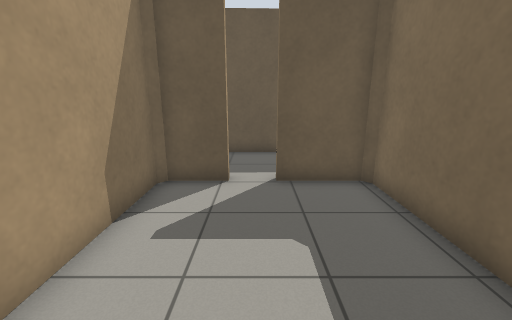
view 1 (above)

19 first-person views from a walk through a robot-simulator world made for Gazebo. The camera is 1.2 m above the floor, tilts 14° down and sees 90° across. The floor is counted in squares, 0.5 m on a side. Each view is taken from the middle of a square. On the plan, view 1 faces up. The plan holds only what a view shows up to about 17 squares ahead; the rest is blank.

view 2
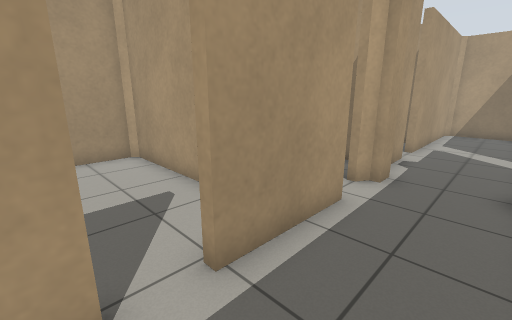

view 3
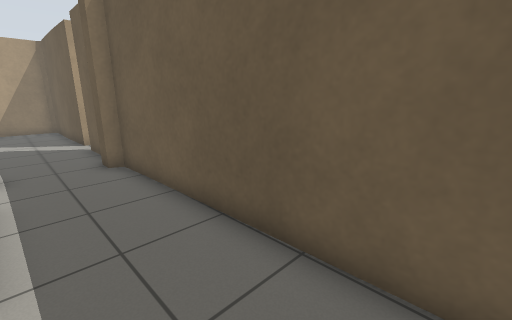

view 4
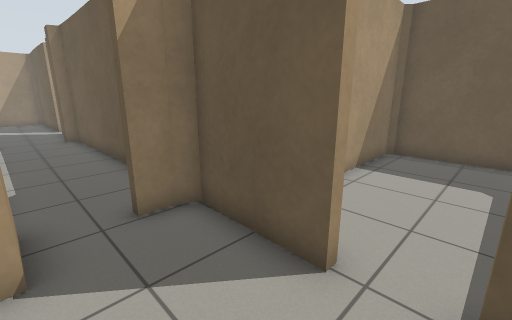

view 5
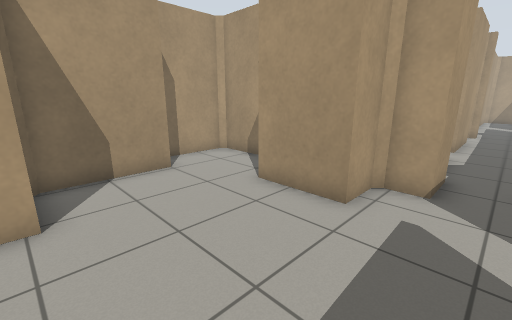

view 6
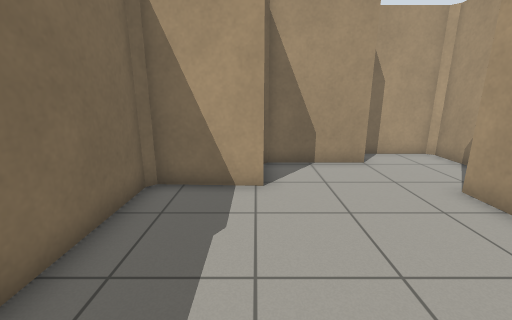

view 7
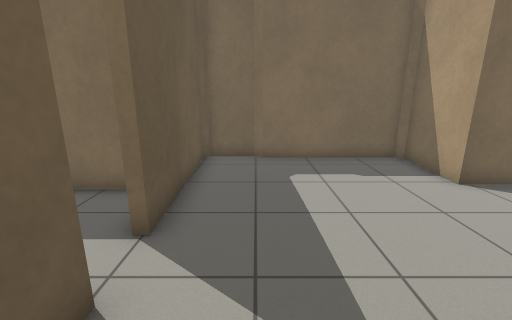

view 8
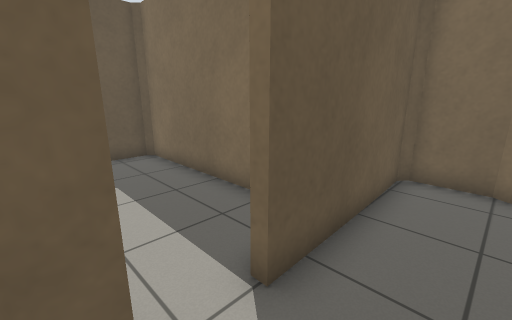

view 9
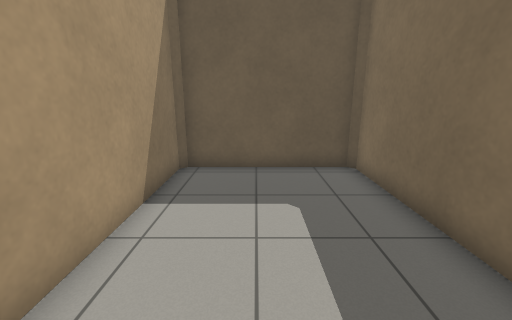

view 10
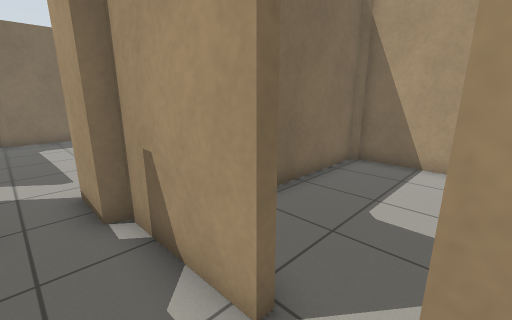

view 11
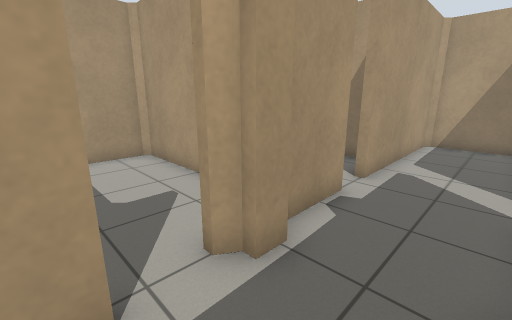

view 12
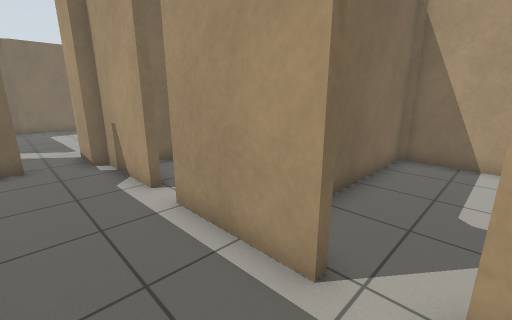

view 13
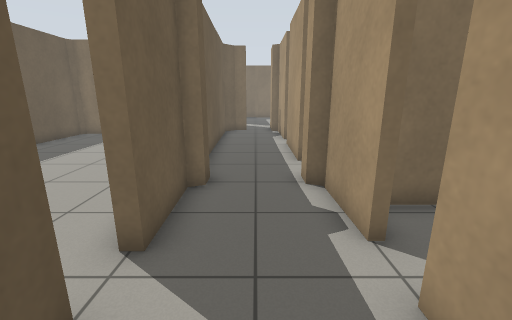

view 14
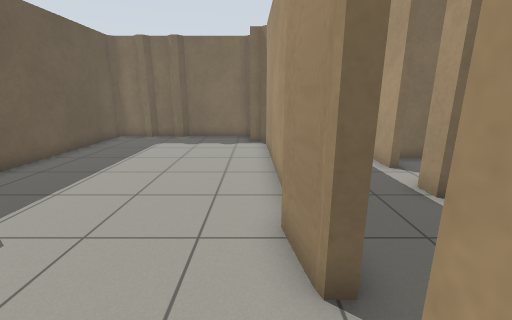

view 15
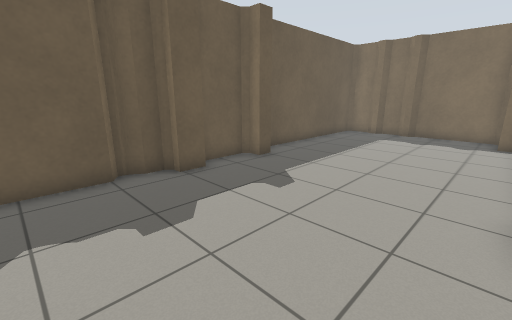

view 16
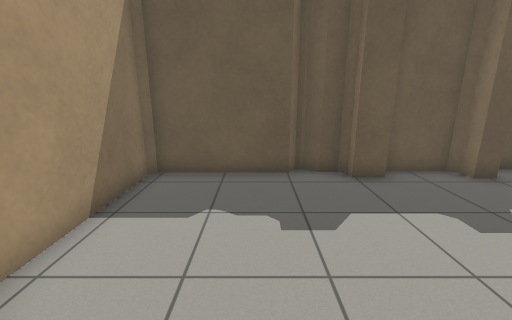

view 17
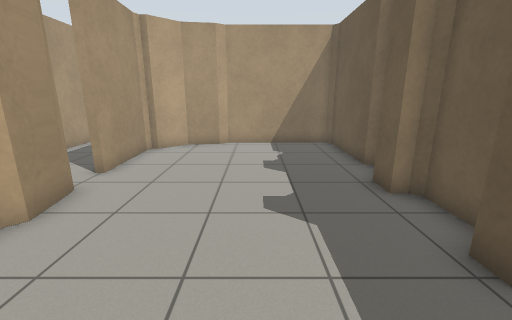

view 18
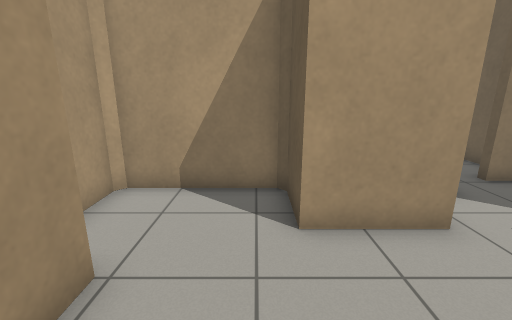

view 19
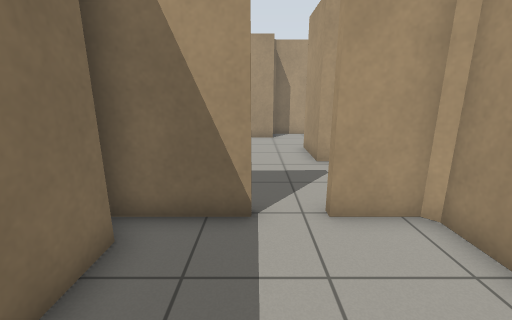

### Floor plan
Key: @ floor where view 1 was taken; # wall or solid block; . floor.
Columns run from 19 left of view 1 to 16 right of it. Each row starts with its distance up from view 1.
 20   #####################  #######
 19   #.....##............#  #.....#
 18   #...................#  #.....#
 17   #...................#  #.....#
 16   #...................#  #.....#
 15   #...................#  #.....#
 14   #...................#  #.....#
 13   #...................#  #.....#
 12   ##................###  #.....##
 11 ########.###################..######
 10 #.......................#..........#
  9 #..................................#
  8 #......................###.........#
  7 #############..####.#######........#
  6           ##....#.....#   ##.......#
  5            #....#.....#   ##.......#
  4            #....#.....# ####.......#
  3            #....#.....# #.......####
  2            #....#.....# #.......#
  1            #....#.....# #...#####
  0            #....#..@..# #...#
 -1            ############ #####

Positions as (right, up) in squares from view 1, and headings:
1: (0, 0), facing up
2: (1, 10), facing down-left
3: (3, 8), facing up-left
4: (10, 8), facing up-left
5: (13, 9), facing down-left
6: (13, 10), facing down
7: (6, 9), facing right
8: (8, 9), facing up-right
9: (9, 11), facing up
10: (-1, 9), facing down-right
11: (-4, 10), facing down-left
12: (-6, 10), facing down-right
13: (-14, 9), facing right
14: (-13, 12), facing right
15: (-15, 12), facing up-right
16: (-14, 12), facing up
17: (-4, 16), facing left
18: (12, 3), facing left
19: (10, 16), facing down
